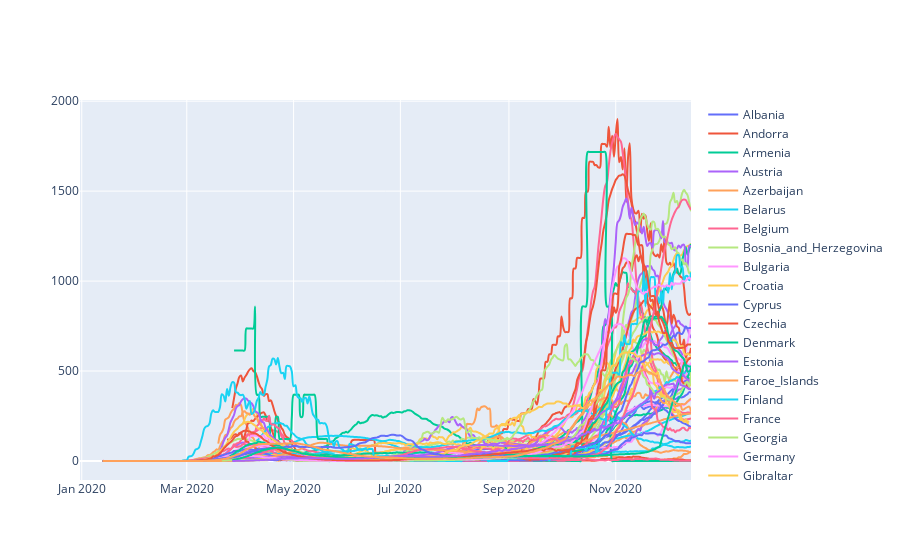

Notebook code for this chart:
### Markdown cell above
Create a line plot showing the `14-incidence` for all European countries. Use `groupby` operation to generate the data list for the plotly plot.

### Code cell
eu_cdf = cdf[cdf["continentExp"]== "Europe"]
eu_cdf.head()

eu_countries_list = eu_cdf["countriesAndTerritories"].unique()
grp_country = eu_cdf[["countriesAndTerritories","14d-incidence","date_reported"]].groupby(eu_cdf["countriesAndTerritories"])




fig = go.Figure()
x = []
y = []
for eu_country in eu_countries_list:
    eu_country_cdf = eu_cdf[eu_cdf["countriesAndTerritories"] == eu_country]
    fig.add_trace(go.Scatter(x = eu_country_cdf["date_reported"], y = eu_country_cdf["14d-incidence"], name = eu_country,
                line_shape='spline'))
    y.append(eu_country_cdf["14d-incidence"])
    x.append(eu_country_cdf["date_reported"])
    
fig.show()

### Figure 1 — Plotly figure (JSON) as saved in the notebook; plotly's stock layout.template omitted (floating-point values rounded to 4 significant figures; data arrays with more than 128 entries replaced by an {"elided": "..."} marker saying what was removed)
{"data": [{"line": {"shape": "spline"}, "name": "Albania", "type": "scatter", "x": {"elided": "281 str values"}, "y": {"elided": "281 float values"}}, {"line": {"shape": "spline"}, "name": "Andorra", "type": "scatter", "x": {"elided": "276 str values"}, "y": {"elided": "276 float values"}}, {"line": {"shape": "spline"}, "name": "Armenia", "type": "scatter", "x": {"elided": "341 str values"}, "y": {"elided": "341 float values"}}, {"line": {"shape": "spline"}, "name": "Austria", "type": "scatter", "x": {"elided": "350 str values"}, "y": {"elided": "350 float values"}}, {"line": {"shape": "spline"}, "name": "Azerbaijan", "type": "scatter", "x": {"elided": "343 str values"}, "y": {"elided": "343 float values"}}, {"line": {"shape": "spline"}, "name": "Belarus", "type": "scatter", "x": {"elided": "342 str values"}, "y": {"elided": "342 float values"}}, {"line": {"shape": "spline"}, "name": "Belgium", "type": "scatter", "x": {"elided": "350 str values"}, "y": {"elided": "350 float values"}}, {"line": {"shape": "spline"}, "name": "Bosnia_and_Herzegovina", "type": "scatter", "x": {"elided": "277 str values"}, "y": {"elided": "277 float values"}}, {"line": {"shape": "spline"}, "name": "Bulgaria", "type": "scatter", "x": {"elided": "280 str values"}, "y": {"elided": "280 float values"}}, {"line": {"shape": "spline"}, "name": "Croatia", "type": "scatter", "x": {"elided": "347 str values"}, "y": {"elided": "347 float values"}}, {"line": {"shape": "spline"}, "name": "Cyprus", "type": "scatter", "x": {"elided": "278 str values"}, "y": {"elided": "278 float values"}}, {"line": {"shape": "spline"}, "name": "Czechia", "type": "scatter", "x": {"elided": "348 str values"}, "y": {"elided": "348 float values"}}, {"line": {"shape": "spline"}, "name": "Denmark", "type": "scatter", "x": {"elided": "350 str values"}, "y": {"elided": "350 float values"}}, {"line": {"shape": "spline"}, "name": "Estonia", "type": "scatter", "x": {"elided": "345 str values"}, "y": {"elided": "345 float values"}}, {"line": {"shape": "spline"}, "name": "Faroe_Islands", "type": "scatter", "x": {"elided": "284 str values"}, "y": {"elided": "284 float values"}}, {"line": {"shape": "spline"}, "name": "Finland", "type": "scatter", "x": {"elided": "346 str values"}, "y": {"elided": "346 float values"}}, {"line": {"shape": "spline"}, "name": "France", "type": "scatter", "x": {"elided": "349 str values"}, "y": {"elided": "349 float values"}}, {"line": {"shape": "spline"}, "name": "Georgia", "type": "scatter", "x": {"elided": "347 str values"}, "y": {"elided": "347 float values"}}, {"line": {"shape": "spline"}, "name": "Germany", "type": "scatter", "x": {"elided": "350 str values"}, "y": {"elided": "350 float values"}}, {"line": {"shape": "spline"}, "name": "Gibraltar", "type": "scatter", "x": {"elided": "270 str values"}, "y": {"elided": "270 float values"}}, {"line": {"shape": "spline"}, "name": "Greece", "type": "scatter", "x": {"elided": "348 str values"}, "y": {"elided": "348 float values"}}, {"line": {"shape": "spline"}, "name": "Guernsey", "type": "scatter", "x": {"elided": "270 str values"}, "y": {"elided": "270 float values"}}, {"line": {"shape": "spline"}, "name": "Holy_See", "type": "scatter", "x": {"elided": "275 str values"}, "y": {"elided": "275 float values"}}, {"line": {"shape": "spline"}, "name": "Hungary", "type": "scatter", "x": {"elided": "284 str values"}, "y": {"elided": "284 float values"}}, {"line": {"shape": "spline"}, "name": "Iceland", "type": "scatter", "x": {"elided": "350 str values"}, "y": {"elided": "350 float values"}}, {"line": {"shape": "spline"}, "name": "Ireland", "type": "scatter", "x": {"elided": "347 str values"}, "y": {"elided": "347 float values"}}, {"line": {"shape": "spline"}, "name": "Isle_of_Man", "type": "scatter", "x": {"elided": "269 str values"}, "y": {"elided": "269 float values"}}, {"line": {"shape": "spline"}, "name": "Italy", "type": "scatter", "x": {"elided": "348 str values"}, "y": {"elided": "348 float values"}}, {"line": {"shape": "spline"}, "name": "Jersey", "type": "scatter", "x": {"elided": "269 str values"}, "y": {"elided": "269 float values"}}, {"line": {"shape": "spline"}, "name": "Kosovo", "type": "scatter", "x": {"elided": "275 str values"}, "y": {"elided": "275 float values"}}, {"line": {"shape": "spline"}, "name": "Latvia", "type": "scatter", "x": {"elided": "283 str values"}, "y": {"elided": "283 float values"}}, {"line": {"shape": "spline"}, "name": "Liechtenstein", "type": "scatter", "x": {"elided": "279 str values"}, "y": {"elided": "279 float values"}}, {"line": {"shape": "spline"}, "name": "Lithuania", "type": "scatter", "x": {"elided": "340 str values"}, "y": {"elided": "340 float values"}}, {"line": {"shape": "spline"}, "name": "Luxembourg", "type": "scatter", "x": {"elided": "329 str values"}, "y": {"elided": "329 float values"}}, {"line": {"shape": "spline"}, "name": "Malta", "type": "scatter", "x": {"elided": "283 str values"}, "y": {"elided": "283 float values"}}, {"line": {"shape": "spline"}, "name": "Moldova", "type": "scatter", "x": {"elided": "280 str values"}, "y": {"elided": "280 float values"}}, {"line": {"shape": "spline"}, "name": "Monaco", "type": "scatter", "x": {"elided": "338 str values"}, "y": {"elided": "338 float values"}}, {"line": {"shape": "spline"}, "name": "Montenegro", "type": "scatter", "x": {"elided": "272 str values"}, "y": {"elided": "272 float values"}}, {"line": {"shape": "spline"}, "name": "Netherlands", "type": "scatter", "x": {"elided": "350 str values"}, "y": {"elided": "350 float values"}}, {"line": {"shape": "spline"}, "name": "North_Macedonia", "type": "scatter", "x": {"elided": "341 str values"}, "y": {"elided": "341 float values"}}, {"line": {"shape": "spline"}, "name": "Norway", "type": "scatter", "x": {"elided": "350 str values"}, "y": {"elided": "350 float values"}}, {"line": {"shape": "spline"}, "name": "Poland", "type": "scatter", "x": {"elided": "284 str values"}, "y": {"elided": "284 float values"}}, {"line": {"shape": "spline"}, "name": "Portugal", "type": "scatter", "x": {"elided": "286 str values"}, "y": {"elided": "286 float values"}}, {"line": {"shape": "spline"}, "name": "Romania", "type": "scatter", "x": {"elided": "348 str values"}, "y": {"elided": "348 float values"}}, {"line": {"shape": "spline"}, "name": "Russia", "type": "scatter", "x": {"elided": "350 str values"}, "y": {"elided": "350 float values"}}, {"line": {"shape": "spline"}, "name": "San_Marino", "type": "scatter", "x": {"elided": "348 str values"}, "y": {"elided": "348 float values"}}, {"line": {"shape": "spline"}, "name": "Serbia", "type": "scatter", "x": {"elided": "280 str values"}, "y": {"elided": "280 float values"}}, {"line": {"shape": "spline"}, "name": "Slovakia", "type": "scatter", "x": {"elided": "282 str values"}, "y": {"elided": "282 float values"}}, {"line": {"shape": "spline"}, "name": "Slovenia", "type": "scatter", "x": {"elided": "284 str values"}, "y": {"elided": "284 float values"}}, {"line": {"shape": "spline"}, "name": "Spain", "type": "scatter", "x": {"elided": "346 str values"}, "y": {"elided": "346 float values"}}, {"line": {"shape": "spline"}, "name": "Sweden", "type": "scatter", "x": {"elided": "350 str values"}, "y": {"elided": "350 float values"}}, {"line": {"shape": "spline"}, "name": "Switzerland", "type": "scatter", "x": {"elided": "350 str values"}, "y": {"elided": "350 float values"}}, {"line": {"shape": "spline"}, "name": "Turkey", "type": "scatter", "x": {"elided": "276 str values"}, "y": {"elided": "276 float values"}}, {"line": {"shape": "spline"}, "name": "Ukraine", "type": "scatter", "x": {"elided": "276 str values"}, "y": {"elided": "276 float values"}}, {"line": {"shape": "spline"}, "name": "United_Kingdom", "type": "scatter", "x": {"elided": "350 str values"}, "y": {"elided": "350 float values"}}], "layout": {}}
